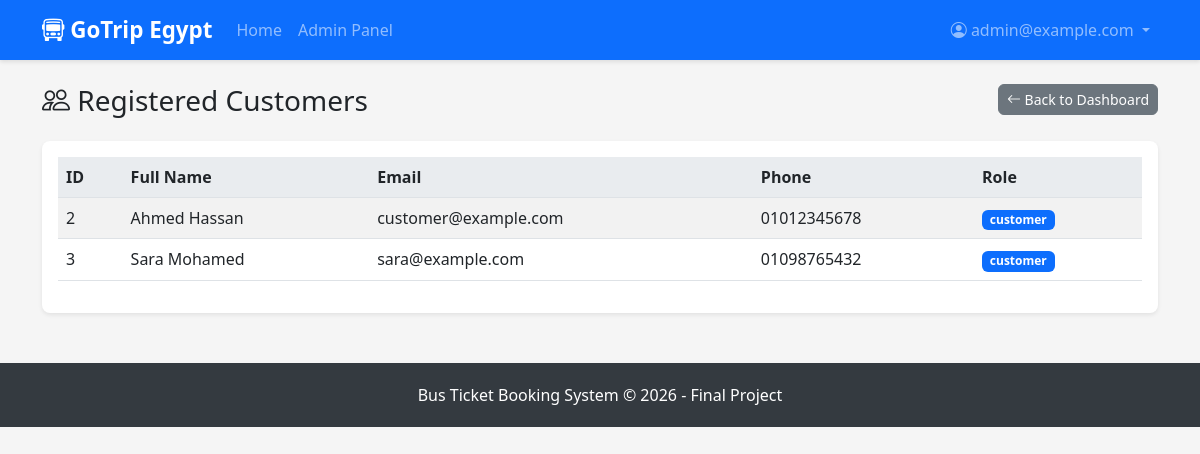
The page /admin/customers (signed in) on the database its author committed.
### tables this page shows
CREATE TABLE users (
        id INTEGER PRIMARY KEY AUTOINCREMENT,
        full_name TEXT NOT NULL,
        email TEXT UNIQUE NOT NULL,
        password TEXT NOT NULL,
        phone TEXT,
        role TEXT DEFAULT 'customer'  -- 'admin' or 'customer'
    );

### app.py (the view)
@app.route('/admin/customers')
@login_required
@role_required('admin')
def customers():
    conn = get_db()
    customers_list = conn.execute('''
        SELECT * FROM users WHERE role = 'customer' ORDER BY full_name
    ''').fetchall()
    conn.close()
    return render_template('customers.html', customers=customers_list)

### app.py (called while the page is built)
def get_db():
    conn = sqlite3.connect('database.db')
    conn.row_factory = sqlite3.Row
    return conn

def login_required(f):
    @wraps(f)
    def decorated_function(*args, **kwargs):
        if 'user_id' not in session:
            flash('Please login first.', 'warning')
            return redirect(url_for('login'))
        return f(*args, **kwargs)
    return decorated_function

def role_required(role):
    def decorator(f):
        @wraps(f)
        def decorated_function(*args, **kwargs):
            if 'user_id' not in session:
                flash('Please login first.', 'warning')
                return redirect(url_for('login'))
            if session.get('user_role') != role:
                flash('Access denied.', 'danger')
                return redirect(url_for('index'))
            return f(*args, **kwargs)
        return decorated_function
    return decorator

@app.after_request
def add_security_headers(response):
    response.headers['X-Content-Type-Options'] = 'nosniff'
    response.headers['X-Frame-Options'] = 'DENY'
    response.headers['X-XSS-Protection'] = '1; mode=block'
    response.headers['Strict-Transport-Security'] = 'max-age=31536000; includeSubDomains'
    response.headers['Content-Security-Policy'] = "default-src 'self'; script-src 'self' 'unsafe-inline' https://cdn.jsdelivr.net; style-src 'self' 'unsafe-inline' https://cdn.jsdelivr.net; font-src 'self' https://cdn.jsdelivr.net; img-src 'self' data:;"
    return response

### templates/customers.html (shortened to what this page needs)
{% extends 'base.html' %}
{% block content %}
<div class="container mt-4">
    <div class="row mb-3">
        <div class="col-md-6">
            <h3><i class="bi bi-people"></i> Registered Customers</h3>
        </div>
        <div class="col-md-6 text-end">
            <a href="{{ url_for('admin_dashboard') }}" class="btn btn-secondary btn-sm">
                <i class="bi bi-arrow-left"></i> Back to Dashboard
            </a>
        </div>
    </div>
    <div class="card">
        <div class="card-body">
            <div class="table-responsive">
                <table class="table table-striped">
                    <thead>
                        <tr>
                            <th>ID</th>
                            <th>Full Name</th>
                            <th>Email</th>
                            <th>Phone</th>
                            <th>Role</th>
                        </tr>
                    </thead>
                    <tbody>
                        {% for customer in customers %}
                        <tr>
                            <td>{{ customer.id }}</td>
                            <td>{{ customer.full_name | escape }}</td>
                            <td>{{ customer.email | escape }}</td>
                            <td>{{ customer.phone | escape or 'N/A' }}</td>
                            <td><span class="badge bg-primary">{{ customer.role | escape }}</span></td>
                        </tr>
                        {% endfor %}
                    </tbody>
                </table>
            </div>
        </div>
    </div>
</div>
{% endblock %}

### static/style.css (style rules this page uses)
body { background-color: #f5f5f5; font-family: 'Segoe UI', Tahoma, Geneva, Verdana, sans-serif; }
.card { border: none; border-radius: 8px; box-shadow: 0 2px 4px rgba(0,0,0,0.08); margin-bottom: 20px; }
.table th { background-color: #e9ecef; font-weight: 600; }
.btn { border-radius: 6px; }

### rows shown on the page
users: id "2", full_name "Ahmed Hassan", email "customer@example.com", phone "01012345678", role "customer"
users: id "3", full_name "Sara Mohamed", email "sara@example.com", phone "01098765432", role "customer"

### other values the page prints
{{ session.get('user_name', 'User') | escape }} "admin@example.com"
